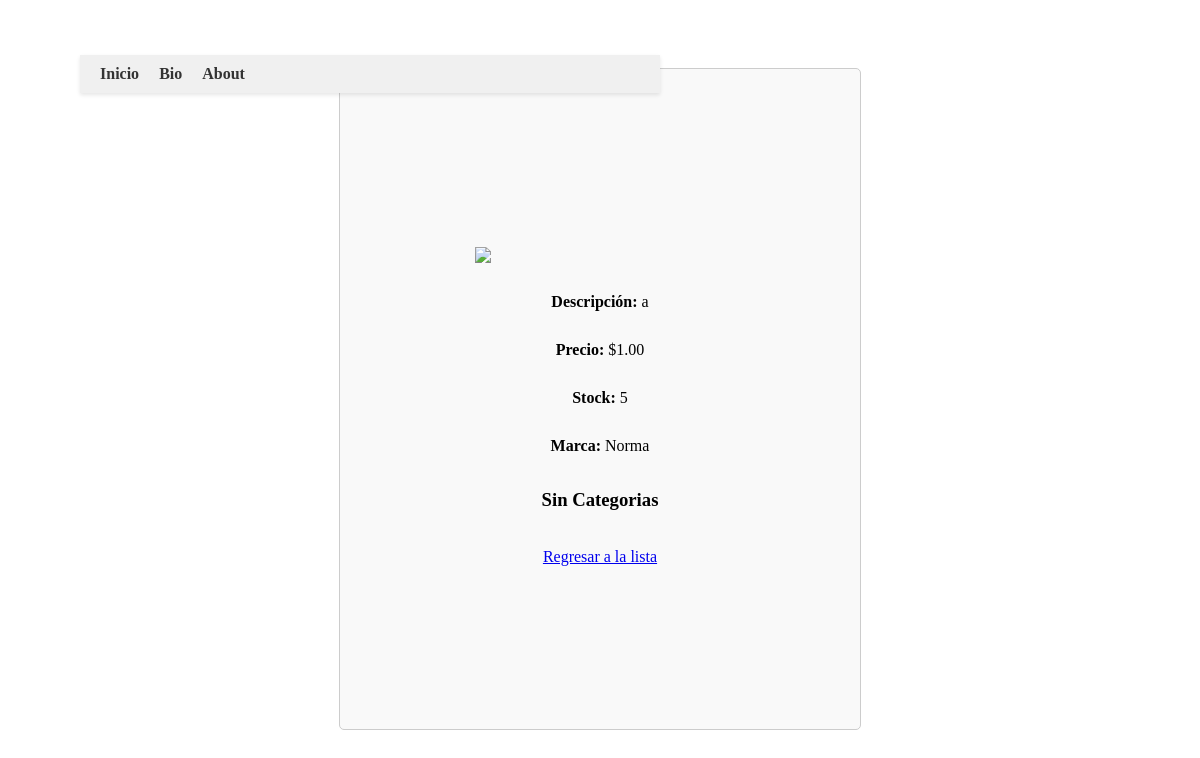
The page /ver_producto/7/ (signed in) on the database as committed earlier.
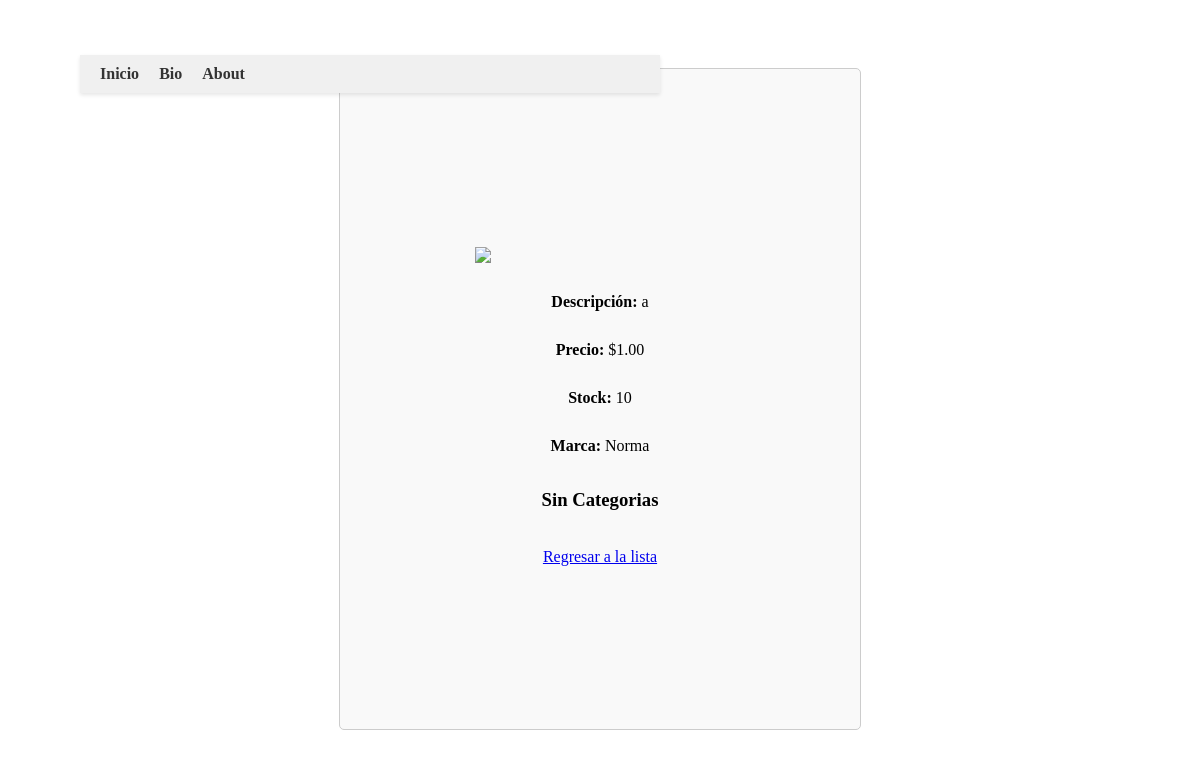
The same page on the database as committed later.
### home/models.py (models this page shows, shortened)
class Producto(models.Model):
    nombre = models.CharField(max_length=100)
    descripcion = models.TextField(max_length=500)
    status = models.BooleanField(default=True)
    precio = models.DecimalField(max_digits=6, decimal_places=2)
    stock = models.IntegerField()
    categorias = models.ManyToManyField(Categoria, blank=True)
    marca = models.ForeignKey(Marca, on_delete=models.CASCADE)
    foto = models.ImageField(upload_to='productos/', null=True, blank=True)  # foto opcional

class Marca(models.Model):
    nombre = models.CharField(max_length=100)
    def __str__(self):
        return self.nombre

### home/views.py (the view)
# urls.py: path('ver_producto/<int:id_prod>/', vista_ver_producto, name='vista_ver_producto'),
@login_required(login_url='/login/')
def vista_ver_producto(request, id_prod):
    p = Producto.objects.get(id=id_prod)
    return render(request, 'ver_producto.html', locals())

### templates/ver_producto.html (shortened to what this page needs)
{% extends 'base.html' %}
{% block contenido %}
<!DOCTYPE html>
<html lang="en">
<head>
</head>
<body>
    <div class="container">
        <img src="/media/{{p.foto}}" width="250px">
        <p><b>Descripción:</b> {{p.descripcion}}</p>
        <p><b>Precio:</b> ${{p.precio}}</p>
        <p><b>Stock:</b> {{p.stock}}</p>
        <p><b>Marca:</b> {{p.marca}}</p>
        {% if categorias %}
            <h2>Categorias</h2>
            {% for c in categorias %}
                <span class="label label-info">{{ c.nombre }}</span>
            {% empty %}
                <h3>Sin Categorias</h3>
            {% endfor %}
        {% else %}
            <h3>Sin Categorias</h3>
        {% endif %}
        <br>
        <a href="{% url 'vista_lista_producto' %}">Regresar a la lista</a>
    </div>
</body>
</html>
{% endblock %}

Rows that differ between the two databases and show on the page:
changed Producto "Norma": stock "5" → "10"
